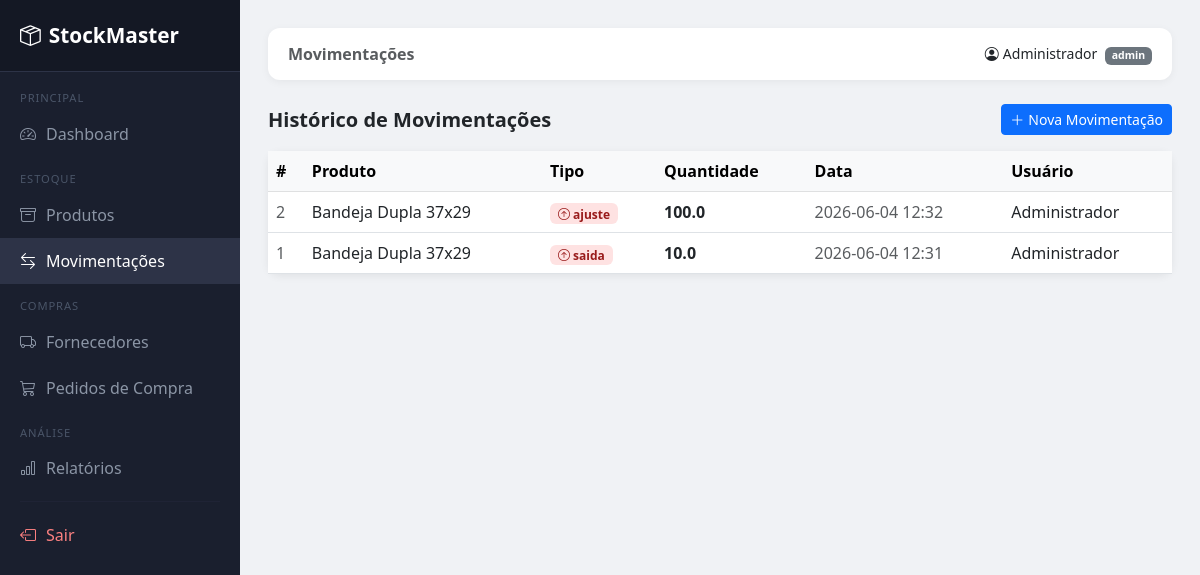
The page /movimentacoes/ (signed in) on the database as committed earlier.
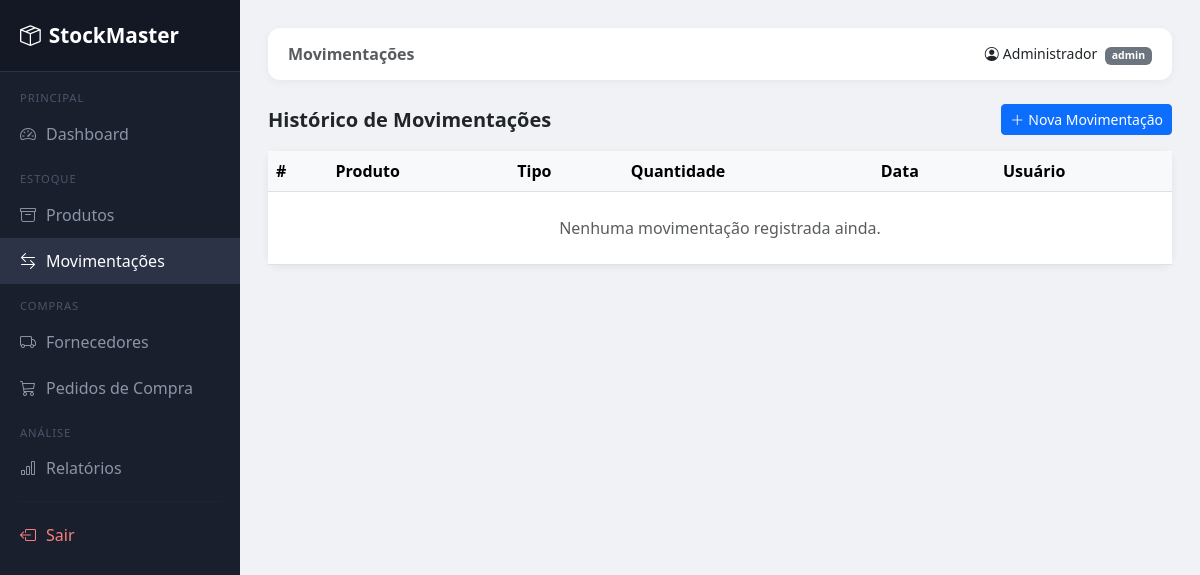
The same page on the database as committed later.
### tables this page shows
CREATE TABLE movimentacoes (
            id          INTEGER PRIMARY KEY AUTOINCREMENT,
            produto_id  INTEGER NOT NULL,
            tipo        TEXT NOT NULL CHECK(tipo IN ('entrada','saida','ajuste')),
            quantidade  REAL NOT NULL,
            data        TEXT NOT NULL,
            usuario_id  INTEGER NOT NULL,
            observacao  TEXT,
            FOREIGN KEY (produto_id)  REFERENCES produtos(id),
            FOREIGN KEY (usuario_id)  REFERENCES usuarios(id)
        );

CREATE TABLE produtos (
            id              INTEGER PRIMARY KEY AUTOINCREMENT,
            nome            TEXT NOT NULL,
            categoria       TEXT,
            descricao       TEXT,
            unidade         TEXT NOT NULL DEFAULT 'un',
            quantidade      REAL NOT NULL DEFAULT 0,
            estoque_minimo  REAL NOT NULL DEFAULT 5,
            preco           REAL DEFAULT 0.0,
            fornecedor_id   INTEGER,
            FOREIGN KEY (fornecedor_id) REFERENCES fornecedores(id)
        );

CREATE TABLE usuarios (
            id      INTEGER PRIMARY KEY AUTOINCREMENT,
            nome    TEXT NOT NULL,
            email   TEXT UNIQUE NOT NULL,
            senha   TEXT NOT NULL,
            perfil  TEXT NOT NULL DEFAULT 'vendedor'
        );

### routes/movimentacoes.py (the view)
@mov_bp.route("/")
@login_required
def listar():
    conn = get_connection()
    movs = conn.execute("""
        SELECT m.*, p.nome AS produto, u.nome AS usuario
        FROM movimentacoes m
        JOIN produtos p ON m.produto_id = p.id
        JOIN usuarios u ON m.usuario_id = u.id
        ORDER BY m.id DESC
    """).fetchall()
    conn.close()
    return render_template("movimentacoes/listar.html", movimentacoes=movs)

### app.py (called while the page is built)
@login_manager.user_loader
def load_user(user_id):
    conn = get_connection()
    user = conn.execute("SELECT * FROM usuarios WHERE id = ?", (user_id,)).fetchone()
    conn.close()
    if user:
        return User(user["id"], user["nome"], user["email"], user["perfil"])
    return None

### database.py (called while the page is built)
def get_connection():
    conn = sqlite3.connect(DB_PATH, check_same_thread=False)
    conn.execute("PRAGMA foreign_keys = ON")
    conn.row_factory = sqlite3.Row
    return conn

### templates/movimentacoes/listar.html
{% extends "base.html" %}
{% block page_title %}Movimentações{% endblock %}
{% block content %}
<div class="d-flex justify-content-between align-items-center mb-3">
  <h5 class="fw-bold mb-0">Histórico de Movimentações</h5>
  <a href="/movimentacoes/nova" class="btn btn-primary btn-sm">
    <i class="bi bi-plus-lg me-1"></i>Nova Movimentação
  </a>
</div>
<div class="card">
  <div class="card-body p-0">
    <table class="table table-hover mb-0">
      <thead class="table-light">
        <tr>
          <th>#</th>
          <th>Produto</th>
          <th>Tipo</th>
          <th>Quantidade</th>
          <th>Data</th>
          <th>Usuário</th>
        </tr>
      </thead>
      <tbody>
        {% for m in movimentacoes %}
        <tr>
          <td class="text-muted">{{ m.id }}</td>
          <td>{{ m.produto }}</td>
          <td>
            <span class="badge {% if m.tipo == 'entrada' %}badge-entrada{% else %}badge-saida{% endif %}">
              {% if m.tipo == 'entrada' %}
                <i class="bi bi-arrow-down-circle"></i>
              {% else %}
                <i class="bi bi-arrow-up-circle"></i>
              {% endif %}
              {{ m.tipo }}
            </span>
          </td>
          <td><strong>{{ m.quantidade }}</strong></td>
          <td class="text-muted">{{ m.data }}</td>
          <td>{{ m.usuario }}</td>
        </tr>
        {% else %}
        <tr><td colspan="6" class="text-center text-muted py-4">Nenhuma movimentação registrada ainda.</td></tr>
        {% endfor %}
      </tbody>
    </table>
  </div>
</div>
{% endblock %}

Rows that differ between the two databases and show on the page:
removed movimentacoes: id "2", produto "Bandeja Dupla 37x29", tipo "ajuste", quantidade "100.0", data "2026-06-04 12:32", usuario "Administrador"
removed movimentacoes: id "1", produto "Bandeja Dupla 37x29", tipo "saida", quantidade "10.0", data "2026-06-04 12:31", usuario "Administrador"
Other text that changed with them:
text now shown: "Nenhuma movimentação registrada ainda."
